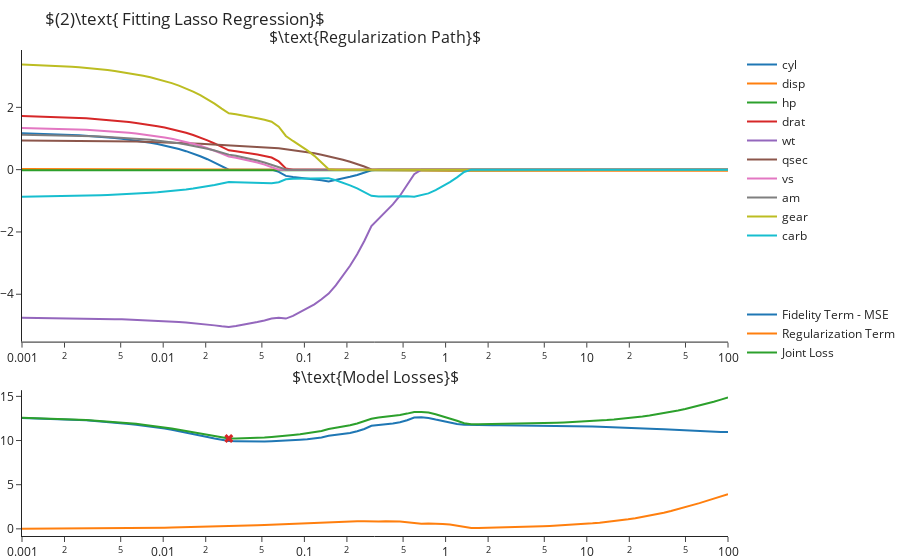

The notebook cell this image was saved under:
### Markdown cell above
Next, we look at the results of fitting a Lasso regression. Recall that the "only" difference between these two optimization problems is that Lasso uses the $\ell_1$ norm as the regularization term. By doing so it introduces **sparsity** to the solutions. Similar to the Ridge regression coefficients are shrinked towards zero, but due to the sparsity, we are more likely to get coefficients of *exactly* zero.

For example:
- For $\lambda=0.00722$ we observe the `cyl` feature getting a zero coefficient.
- For $\lambda=0.0327$ we observe the `drat` feature getting a zero coefficient.
- For $\lambda=1.353$ we observe the `wt` feature getting a zero coefficient, which at this point all features are fitted with a coefficient of zero.

The regularization parameter that yields the lowest joint loss over the test set is $\lambda=0.2983$.

### Code cell
coefs, losses = regressors["Lasso"].values()


fig = make_subplots(rows=2, cols=1, subplot_titles=[r'$\text{Regularization Path}$', r'$\text{Model Losses}$'], 
                    row_heights=[400,200], vertical_spacing=.1)

# Plot the regularization path for each feature
for i, col in enumerate(X_train.columns):
    fig.add_trace(go.Scatter(x=lambdas, y=coefs.loc[:, col], mode='lines', name=col, legendgroup="1"))


# Plot the losses graph and mark lambda with lowest loss
lam = np.argmin(losses.loc[:, 'loss'])
fig.add_traces([go.Scatter(x=lambdas, y=losses.loc[:, 'mse'], mode='lines', name="Fidelity Term - MSE", legendgroup="2"),
                go.Scatter(x=lambdas, y=losses.loc[:, 'reg'], mode='lines', name="Regularization Term", legendgroup="2"),
                go.Scatter(x=lambdas, y=losses.loc[:, 'loss'], mode='lines', name="Joint Loss", legendgroup="2"),
                go.Scatter(x=[lambdas[lam]], y=[losses.loc[:, 'loss'].values[lam]], mode='markers', showlegend=False,
                           marker=dict(size=8, symbol="x"), hovertemplate="Lambda: %{x}<extra></extra>")], 2, 1)

fig.update_layout(hovermode='x unified', margin=dict(t=50), 
                  legend=dict(tracegroupgap = 60),
                  title=r"$(2)\text{ Fitting Lasso Regression}$")\
   .update_xaxes(type="log")
